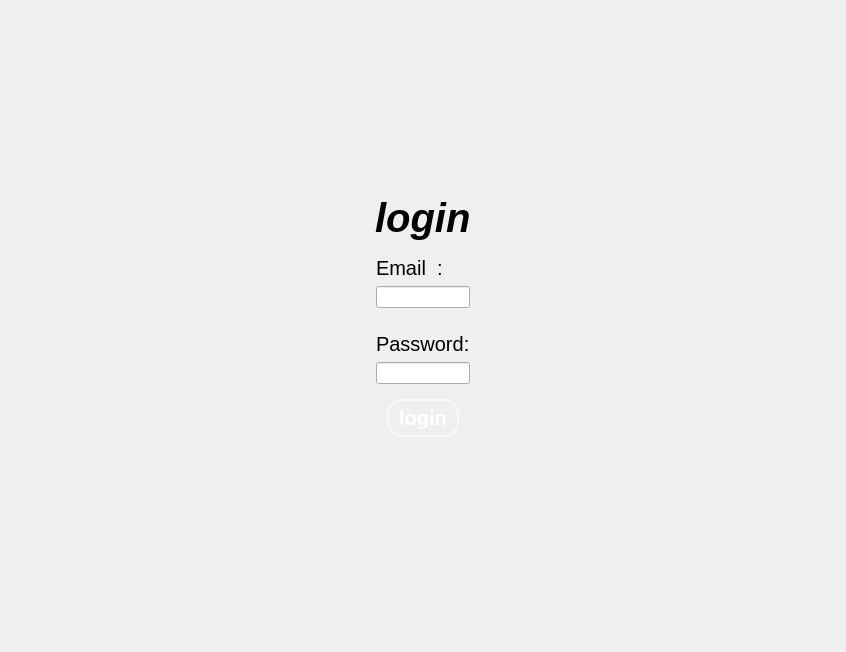
      <widget class="QWidget" name="page_2">
       <layout class="QHBoxLayout" name="horizontalLayout_16">
        <item>
         <spacer name="horizontalSpacer">
          <property name="orientation">
           <enum>Qt::Orientation::Horizontal</enum>
          </property>
          <property name="sizeHint" stdset="0">
           <size>
            <width>338</width>
            <height>20</height>
           </size>
          </property>
         </spacer>
        </item>
        <item>
         <widget class="QWidget" name="widget_60" native="true">
          <layout class="QVBoxLayout" name="verticalLayout_54">
           <item>
            <spacer name="verticalSpacer_6">
             <property name="orientation">
              <enum>Qt::Orientation::Vertical</enum>
             </property>
             <property name="sizeHint" stdset="0">
              <size>
               <width>20</width>
               <height>160</height>
              </size>
             </property>
            </spacer>
           </item>
           <item>
            <widget class="QWidget" name="bodyMenuContainer_2" native="true">
             <layout class="QVBoxLayout" name="verticalLayout_55">
              <item>
               <widget class="QWidget" name="widget_84" native="true">
                <layout class="QHBoxLayout" name="horizontalLayout_59">
                 <property name="spacing">
                  <number>0</number>
                 </property>
                 <property name="leftMargin">
                  <number>0</number>
                 </property>
                 <property name="topMargin">
                  <number>0</number>
                 </property>
                 <property name="rightMargin">
                  <number>0</number>
                 </property>
                 <property name="bottomMargin">
                  <number>0</number>
                 </property>
                </layout>
               </widget>
              </item>
              <item alignment="Qt::AlignmentFlag::AlignHCenter">
               <widget class="QLabel" name="label_36">
                <property name="font">
                 <font>
                  <pointsize>30</pointsize>
                  <italic>true</italic>
                  <bold>true</bold>
                  <underline>false</underline>
                  <strikeout>false</strikeout>
                  <kerning>false</kerning>
                 </font>
                </property>
                <property name="text">
                 <string>login</string>
                </property>
               </widget>
              </item>
              <item>
               <widget class="QWidget" name="widget_85" native="true">
                <layout class="QVBoxLayout" name="verticalLayout_56">
                 <item>
                  <widget class="QLabel" name="label_44">
                   <property name="font">
                    <font>
                     <pointsize>15</pointsize>
                    </font>
                   </property>
                   <property name="text">
                    <string>Email  :</string>
                   </property>
                  </widget>
                 </item>
                 <item>
                  <widget class="QLineEdit" name="mailTxt">
                   <property name="font">
                    <font>
                     <pointsize>-1</pointsize>
                    </font>
                   </property>
                   <property name="text">
                    <string/>
                   </property>
                  </widget>
                 </item>
                </layout>
               </widget>
              </item>
              <item>
               <widget class="QWidget" name="widget_86" native="true">
                <layout class="QVBoxLayout" name="verticalLayout_57">
                 <item>
                  <widget class="QLabel" name="label_45">
                   <property name="font">
                    <font>
                     <pointsize>15</pointsize>
                    </font>
                   </property>
                   <property name="text">
                    <string>Password:</string>
                   </property>
                  </widget>
                 </item>
                 <item>
                  <widget class="QLineEdit" name="passwordTxt">
                   <property name="font">
                    <font>
                     <pointsize>-1</pointsize>
                    </font>
                   </property>
                  </widget>
                 </item>
                </layout>
               </widget>
              </item>
              <item alignment="Qt::AlignmentFlag::AlignHCenter">
               <widget class="QPushButton" name="loginBtn">
                <property name="font">
                 <font>
                  <family>Arial</family>
                  <pointsize>-1</pointsize>
                  <bold>true</bold>
                 </font>
                </property>
                <property name="styleSheet">
                 <string notr="true">QPushButton {
        background-color: qlineargradient(spread:pad, x1:0, y1:0, x2:1, y2:1, 
                                          stop:0 rgba(50, 150, 250, 255), 
                                          stop:1 rgba(0, 100, 200, 255));
        color: white;
        border: 2px solid rgba(255, 255, 255, 0.5);
        border-radius: 15px; /* Rounded corners */
        padding: 5px 10px;
        font-size: 20px;
        font-weight: bold;
        font-family: &quot;Arial&quot;;
    }
    QPushButton:hover {
        background-color: qlineargradient(spread:pad, x1:0, y1:0, x2:1, y2:1, 
                                          stop:0 rgba(70, 170, 255, 255), 
                                          stop:1 rgba(10, 120, 220, 255));
        border: 2px solid rgba(255, 255, 255, 0.8);
        box-shadow: 0px 0px 10px rgba(0, 150, 255, 0.6); /* Glow effect */
    }
    QPushButton:pressed {
        background-color: rgba(0, 90, 180, 255);
        border: 2px solid rgba(255, 255, 255, 0.8);
    }</string>
                </property>
                <property name="text">
                 <string>login</string>
                </property>
               </widget>
              </item>
              <item>
               <widget class="QWidget" name="widget_87" native="true">
                <layout class="QVBoxLayout" name="verticalLayout_58">
                 <property name="spacing">
                  <number>0</number>
                 </property>
                 <property name="leftMargin">
                  <number>0</number>
                 </property>
                 <property name="topMargin">
                  <number>10</number>
                 </property>
                 <property name="rightMargin">
                  <number>0</number>
                 </property>
                 <property name="bottomMargin">
                  <number>10</number>
                 </property>
                </layout>
               </widget>
              </item>
             </layout>
            </widget>
           </item>
           <item>
            <spacer name="verticalSpacer_7">
             <property name="orientation">
              <enum>Qt::Orientation::Vertical</enum>
             </property>
             <property name="sizeHint" stdset="0">
              <size>
               <width>20</width>
               <height>160</height>
              </size>
             </property>
            </spacer>
           </item>
          </layout>
         </widget>
        </item>
        <item>
         <spacer name="horizontalSpacer_2">
          <property name="orientation">
           <enum>Qt::Orientation::Horizontal</enum>
          </property>
          <property name="sizeHint" stdset="0">
           <size>
            <width>338</width>
            <height>20</height>
           </size>
          </property>
         </spacer>
        </item>
       </layout>
      </widget>
